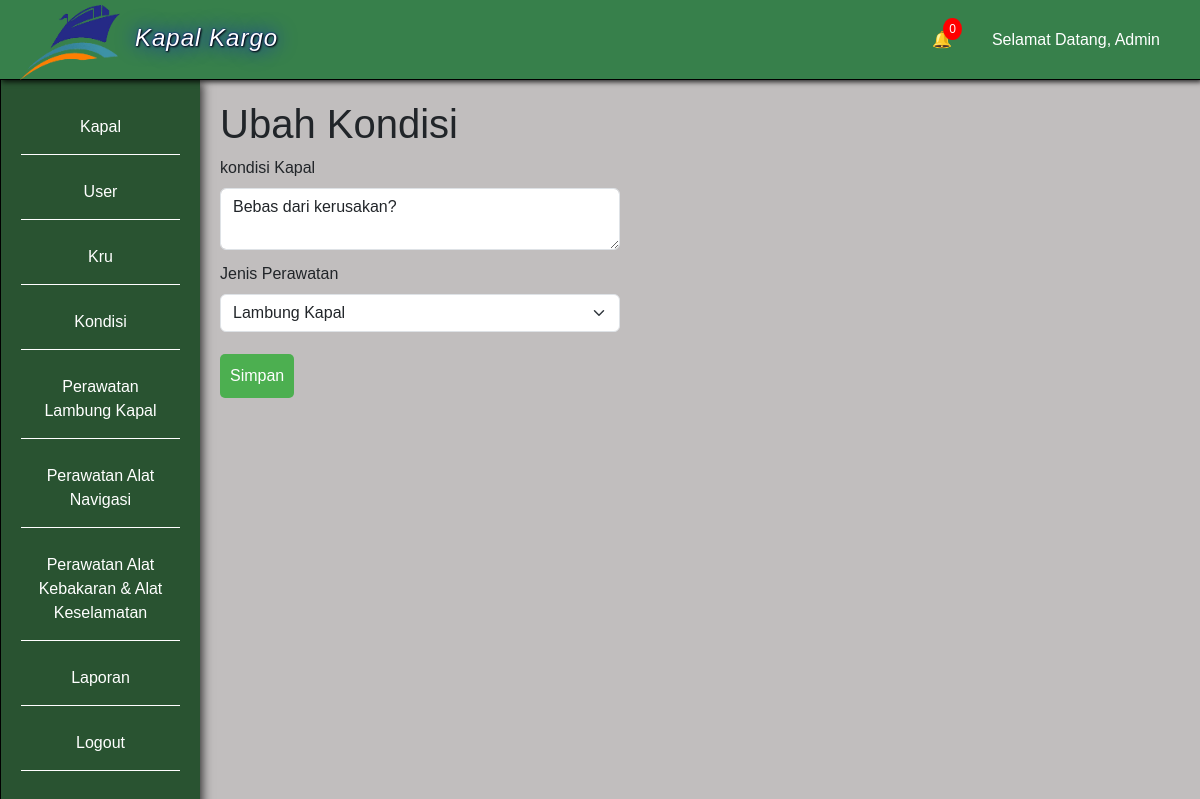
Page /ubah_kondisi.php?id_kondisi=1 (signed in) on the earlier database version.
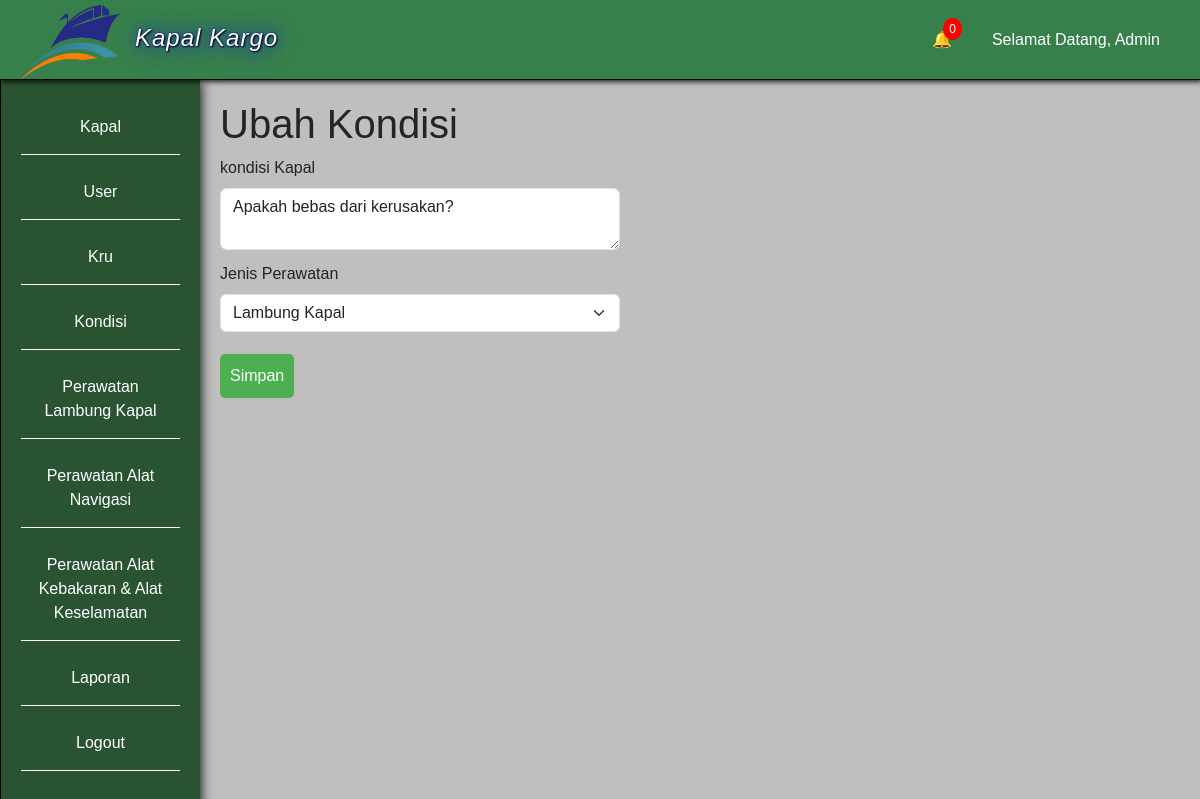
Same page on the later database version.
### tables this page shows
CREATE TABLE `kondisi` (
  `id_kondisi` int(11) NOT NULL,
  `kondisi` text NOT NULL,
  `id_jenis_perawatan` int(11) NOT NULL
);

CREATE TABLE `jenis_perawatan` (
  `id_jenis_perawatan` int(11) NOT NULL,
  `jenis_perawatan` varchar(100) NOT NULL
);

### ubah_kondisi.php (the view, shortened to what this page needs)
<?php
    include 'koneksi.php';
    $id_kondisi = $_GET['id_kondisi'];
    $data_kondisi = mysqli_fetch_assoc(mysqli_query($conn, "SELECT * FROM kondisi INNER JOIN jenis_perawatan ON kondisi.id_jenis_perawatan = jenis_perawatan.id_jenis_perawatan WHERE id_kondisi = '$id_kondisi'"));
?>
<html>
<head>
    <link href="https://cdn.jsdelivr.net/npm/bootstrap@5.3.3/dist/css/bootstrap.min.css" rel="stylesheet">
    <link rel="stylesheet" href="style.css">
</head>
<body>
    <?php include 'top-side-bar.php'; ?>
    <div class="main">
        <h1>Ubah Kondisi</h1>
        <form method="post" class="form-admin">
            <div class="form-group">
                <label for="kondisi">kondisi Kapal</label>
                <textarea id="kondisi" name="kondisi" class="form-control" required><?= $data_kondisi['kondisi']; ?></textarea>
            </div>
            <div class="form-group">
                <label for="id_jenis_perawatan">Jenis Perawatan</label>
                <select name="id_jenis_perawatan" id="id_jenis_perawatan" required class="form-select">
                    <option value="<?= $data_kondisi['id_jenis_perawatan']; ?>"><?= $data_kondisi['jenis_perawatan']; ?></option>
                </select>
            </div>
            <button type="submit" class="btn" name="btnSimpan">Simpan</button>
        </form>
    </div>
</body>
</html>

Differences in the rows shown:
changed kondisi "Lambung Kapal": kondisi "Bebas dari kerusakan?" → "Apakah bebas dari kerusakan?"
